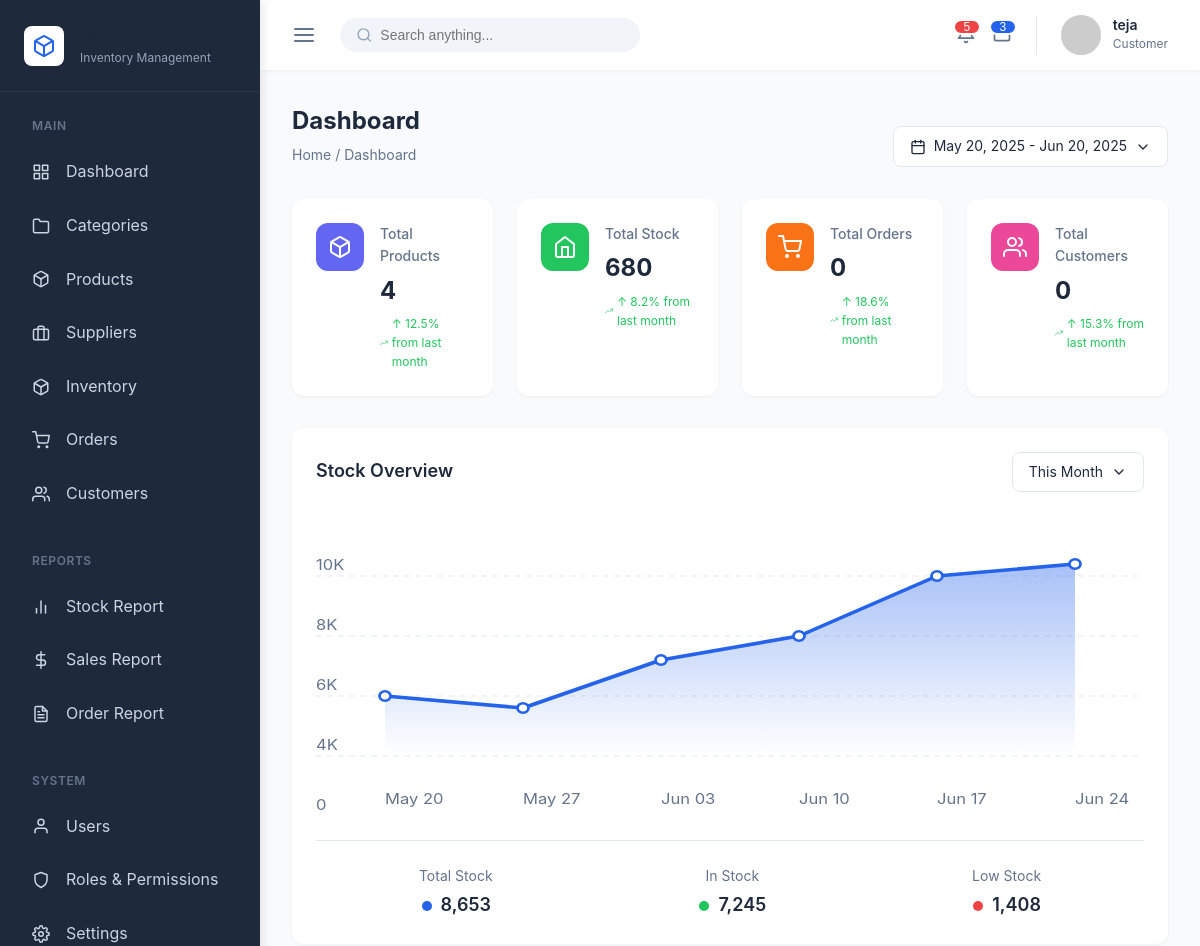
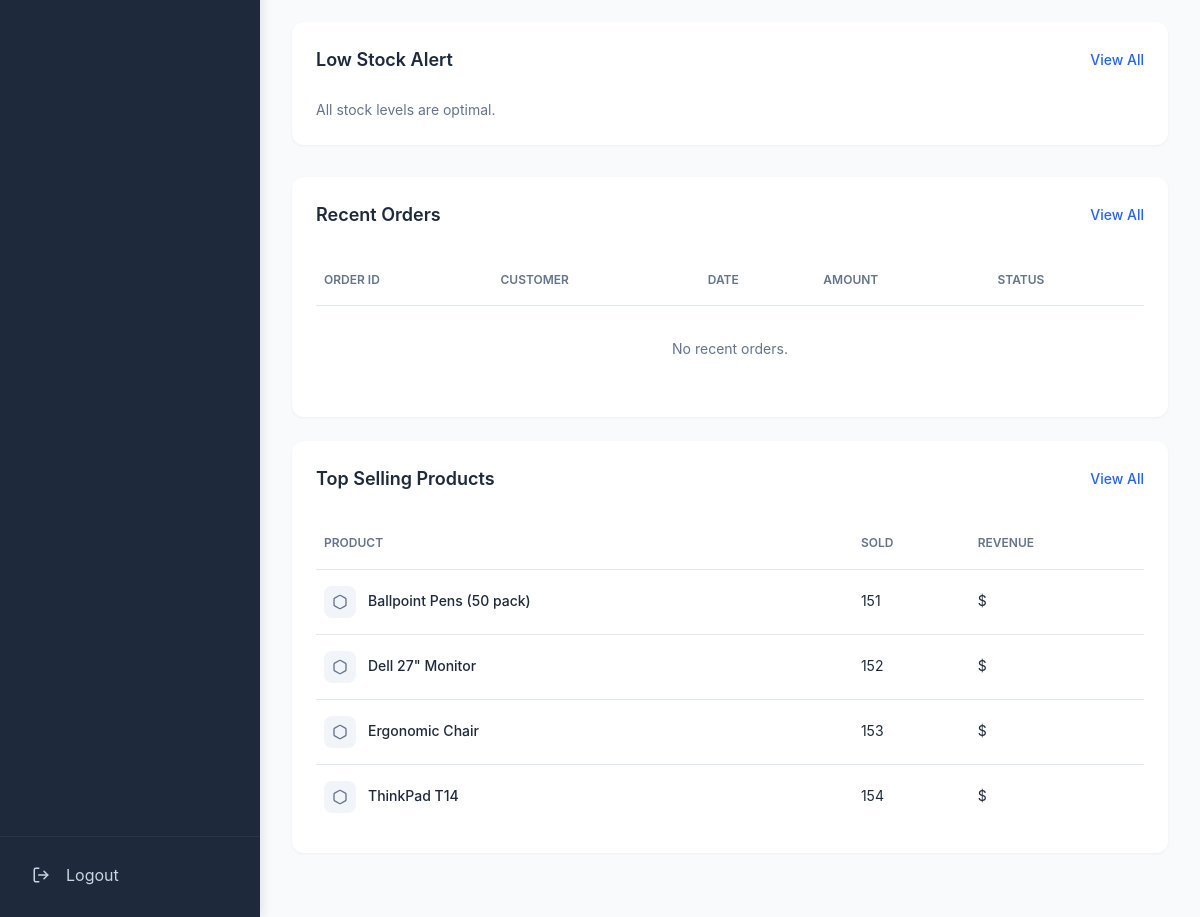
Screenshot of /inventory/ (signed in) with the database file from the repository (2 pictures, top to bottom).
### apps/accounts/models.py (models this page shows, shortened)
class User(AbstractUser):
    class Role(models.TextChoices):
        ADMIN = 'ADMIN', 'Admin'
        INVENTORY_MANAGER = 'INVENTORY_MANAGER', 'Inventory Manager'
        CUSTOMER = 'CUSTOMER', 'Customer'
    role = models.CharField(
        max_length=20,
        choices=Role.choices,
        default=Role.CUSTOMER
    )
    class Meta:
        db_table = 'auth_user'
        verbose_name = 'User'
        verbose_name_plural = 'Users'

### apps/products/models.py (models this page shows, shortened)
class Product(models.Model):
    class Status(models.TextChoices):
        ACTIVE = 'ACTIVE', 'Active'
        DRAFT = 'DRAFT', 'Draft'
        ARCHIVED = 'ARCHIVED', 'Archived'
    sku = models.CharField(max_length=50, unique=True, help_text="Stock Keeping Unit")
    name = models.CharField(max_length=200)
    description = models.TextField(blank=True)
    unit_price = models.DecimalField(max_digits=10, decimal_places=2)
    category = models.ForeignKey(Category, on_delete=models.PROTECT, related_name='products')
    supplier = models.ForeignKey(Supplier, on_delete=models.SET_NULL, null=True, blank=True, related_name='products')
    status = models.CharField(
        max_length=20,
        choices=Status.choices,
        default=Status.DRAFT
    )
    image = models.ImageField(upload_to='products/', null=True, blank=True)
    created_at = models.DateTimeField(auto_now_add=True)
    updated_at = models.DateTimeField(auto_now=True)
    class Meta:
        db_table = 'products'
        ordering = ['name']

### apps/inventory/views.py (the view)
# urls.py: path('', InventoryDashboardView.as_view(), name='ui_inventory_dashboard'),
class InventoryDashboardView(LoginRequiredMixin, ListView):
    model = Stock
    template_name = 'inventory/dashboard.html'
    context_object_name = 'stocks'
    def get_queryset(self):
        return Stock.objects.select_related('product').all()
    def get_context_data(self, **kwargs):
        context = super().get_context_data(**kwargs)
        from apps.products.models import Product
        from apps.orders.models import Order
        from apps.customers.models import Customer
        from django.db.models import Sum, F
        context['total_products'] = Product.objects.count()
        context['total_stock'] = Stock.objects.aggregate(total=Sum('quantity'))['total'] or 0
        context['total_orders'] = Order.objects.count()
        context['total_customers'] = Customer.objects.count()
        context['stock_history'] = [
            {'date': 'May 20', 'value': 5200},
            {'date': 'May 27', 'value': 5000},
            {'date': 'Jun 03', 'value': 5800},
            {'date': 'Jun 10', 'value': 6200},
            {'date': 'Jun 17', 'value': 7500},
            {'date': 'Jun 20', 'value': 8653},
        ]
        context['low_stock_items'] = Stock.objects.filter(quantity__lte=F('reorder_level')).select_related('product')[:5]
        context['recent_orders'] = Order.objects.select_related('customer').order_by('-created_at')[:5]
        context['top_products'] = Product.objects.all()[:5]
        return context

### templates/inventory/dashboard.html (shortened to what this page needs)
{% extends "base.html" %}
{% load static %}
{% block extra_css %}
<link rel="stylesheet" href="{% static 'css/dashboard.css' %}">
{% endblock %}
{% block content %}
<div class="page-header">
    <div class="page-title">
        <h1>Dashboard</h1>
        <p>Home / Dashboard</p>
    </div>
    <div class="date-picker">
        <span>May 20, 2025 - Jun 20, 2025</span>
        <svg width="16" height="16" viewBox="0 0 24 24" fill="none" stroke="currentColor" stroke-width="2" stroke-linecap="round" stroke-linejoin="round"><polyline points="6 9 12 15 18 9"></polyline></svg>
    </div>
</div>
<div class="kpi-grid">
    <div class="kpi-card">
        <div class="kpi-icon products">
        </div>
        <div class="kpi-content">
            <div class="kpi-label">Total Products</div>
            <div class="kpi-value">{{ total_products }}</div>
            <div class="kpi-trend trend-up">
                <svg width="14" height="14" viewBox="0 0 24 24" fill="none" stroke="currentColor" stroke-width="2" stroke-linecap="round" stroke-linejoin="round"><polyline points="23 6 13.5 15.5 8.5 10.5 1 18"></polyline><polyline points="17 6 23 6 23 12"></polyline></svg>
                ↑ 12.5% from last month
            </div>
        </div>
    </div>
    <div class="kpi-card">
        <div class="kpi-icon stock">
            <svg width="24" height="24" viewBox="0 0 24 24" fill="none" stroke="currentColor" stroke-width="2" stroke-linecap="round" stroke-linejoin="round"><path d="M3 9l9-7 9 7v11a2 2 0 0 1-2 2H5a2 2 0 0 1-2-2z"></path><polyline points="9 22 9 12 15 12 15 22"></polyline></svg>
        </div>
        <div class="kpi-content">
            <div class="kpi-label">Total Stock</div>
            <div class="kpi-value">{{ total_stock }}</div>
            <div class="kpi-trend trend-up">
                <svg width="14" height="14" viewBox="0 0 24 24" fill="none" stroke="currentColor" stroke-width="2" stroke-linecap="round" stroke-linejoin="round"><polyline points="23 6 13.5 15.5 8.5 10.5 1 18"></polyline><polyline points="17 6 23 6 23 12"></polyline></svg>
                ↑ 8.2% from last month
            </div>
        </div>
    </div>
    <div class="kpi-card">
        <div class="kpi-icon orders">
            <svg width="24" height="24" viewBox="0 0 24 24" fill="none" stroke="currentColor" stroke-width="2" stroke-linecap="round" stroke-linejoin="round"><circle cx="9" cy="21" r="1"></circle><circle cx="20" cy="21" r="1"></circle><path d="M1 1h4l2.68 13.39a2 2 0 0 0 2 1.61h9.72a2 2 0 0 0 2-1.61L23 6H6"></path></svg>
        </div>
        <div class="kpi-content">
            <div class="kpi-label">Total Orders</div>
            <div class="kpi-value">{{ total_orders }}</div>
            <div class="kpi-trend trend-up">
                <svg width="14" height="14" viewBox="0 0 24 24" fill="none" stroke="currentColor" stroke-width="2" stroke-linecap="round" stroke-linejoin="round"><polyline points="23 6 13.5 15.5 8.5 10.5 1 18"></polyline><polyline points="17 6 23 6 23 12"></polyline></svg>
                ↑ 18.6% from last month
            </div>
        </div>
    </div>
    <div class="kpi-card">
        <div class="kpi-icon customers">
        </div>
        <div class="kpi-content">
            <div class="kpi-label">Total Customers</div>
            <div class="kpi-value">{{ total_customers }}</div>
            <div class="kpi-trend trend-up">
                <svg width="14" height="14" viewBox="0 0 24 24" fill="none" stroke="currentColor" stroke-width="2" stroke-linecap="round" stroke-linejoin="round"><polyline points="23 6 13.5 15.5 8.5 10.5 1 18"></polyline><polyline points="17 6 23 6 23 12"></polyline></svg>
                ↑ 15.3% from last month
            </div>
        </div>
    </div>
</div>
<div class="dashboard-grid">
    <div class="dashboard-card">
        <div class="card-header">
            <h3>Stock Overview</h3>
            <div class="date-picker">
                <span>This Month</span>
                <svg width="16" height="16" viewBox="0 0 24 24" fill="none" stroke="currentColor" stroke-width="2" stroke-linecap="round" stroke-linejoin="round"><polyline points="6 9 12 15 18 9"></polyline></svg>
            </div>
        </div>
        <div class="chart-container">
            <svg class="chart-svg" viewBox="0 0 600 250" preserveAspectRatio="none">
                <text x="0" y="45" class="chart-axis-text">10K</text>
                <text x="0" y="95" class="chart-axis-text">8K</text>
                <text x="0" y="145" class="chart-axis-text">6K</text>
                <text x="0" y="195" class="chart-axis-text">4K</text>
                <text x="0" y="245" class="chart-axis-text">0</text>
                <text x="50" y="240" class="chart-axis-text">May 20</text>
                <text x="150" y="240" class="chart-axis-text">May 27</text>
                <text x="250" y="240" class="chart-axis-text">Jun 03</text>
                <text x="350" y="240" class="chart-axis-text">Jun 10</text>
                <text x="450" y="240" class="chart-axis-text">Jun 17</text>
                <text x="550" y="240" class="chart-axis-text">Jun 24</text>
            </svg>
        </div>
        <div class="chart-summary">
            <div class="summary-item">
                <div class="summary-label">Total Stock</div>
                <div class="summary-value">
                    <svg width="12" height="12" viewBox="0 0 24 24" fill="var(--primary-color)"><circle cx="12" cy="12" r="10"></circle></svg>
                    8,653
                </div>
            </div>
            <div class="summary-item">
                <div class="summary-label">In Stock</div>
                <div class="summary-value">
                    <svg width="12" height="12" viewBox="0 0 24 24" fill="var(--success-color)"><circle cx="12" cy="12" r="10"></circle></svg>
                    7,245
                </div>
            </div>
            <div class="summary-item">
                <div class="summary-label">Low Stock</div>
                <div class="summary-value">
                    <svg width="12" height="12" viewBox="0 0 24 24" fill="var(--danger-color)"><circle cx="12" cy="12" r="10"></circle></svg>
                    1,408
                </div>
            </div>
        </div>
    </div>
    <div class="dashboard-card">
        <div class="card-header">
            <h3>Low Stock Alert</h3>
            <a href="{% url 'ui_inventory_dashboard' %}" class="card-action">View All</a>
        </div>
        <div class="low-stock-list">
            {% for stock in low_stock_items %}
            <div class="low-stock-item">
                <div class="item-info">
                    <div class="item-icon">
                        <svg width="20" height="20" viewBox="0 0 24 24" fill="none" stroke="currentColor" stroke-width="2" stroke-linecap="round" stroke-linejoin="round"><path d="M21 16V8a2 2 0 0 0-1-1.73l-7-4a2 2 0 0 0-2 0l-7 4A2 2 0 0 0 3 8v8a2 2 0 0 0 1 1.73l7 4a2 2 0 0 0 2 0l7-4A2 2 0 0 0 21 16z"></path></svg>
                    </div>
                    <div class="item-details">
                        <h4>{{ stock.product.name }}</h4>
                        <p>SKU: {{ stock.product.sku }}</p>
                    </div>
                </div>
                <div class="item-stock">
                    <span class="current">Stock: {{ stock.quantity }}</span>
                    <span class="reorder">Reorder: {{ stock.reorder_level }}</span>
                </div>
            </div>
            {% empty %}
            <p style="color: var(--text-secondary); font-size: 0.875rem;">All stock levels are optimal.</p>
            {% endfor %}
        </div>
    </div>
</div>
<div class="dashboard-grid">
    <div class="dashboard-card">
        <div class="card-header">
            <h3>Recent Orders</h3>
            <a href="{% url 'ui_order_list' %}" class="card-action">View All</a>
        </div>
        <table class="dashboard-table">
            <thead>
                <tr>
                    <th>Order ID</th>
                    <th>Customer</th>
                    <th>Date</th>
                    <th>Amount</th>
                    <th>Status</th>
                </tr>
            </thead>
            <tbody>
                {% for order in recent_orders %}
                <tr>
                    <td>#ORD-{{ order.id|stringformat:"04d" }}</td>
                    <td>{{ order.customer.name }}</td>
                    <td>{{ order.created_at|date:"M d, Y" }}</td>
                    <td>${{ order.total_amount|floatformat:2 }}</td>
                    <td>
                        <span class="status-badge status-{{ order.status|lower }}">
                            {{ order.status|title }}
                        </span>
                    </td>
                </tr>
                {% empty %}
                <tr>
                    <td colspan="5" style="text-align: center; color: var(--text-secondary); padding: 2rem;">No recent orders.</td>
                </tr>
                {% endfor %}
            </tbody>
        </table>
    </div>
    <div class="dashboard-card">
        <div class="card-header">
            <h3>Top Selling Products</h3>
            <a href="{% url 'ui_product_list' %}" class="card-action">View All</a>
        </div>
        <table class="dashboard-table">
            <thead>
                <tr>
                    <th>Product</th>
                    <th>Sold</th>
                    <th>Revenue</th>
                </tr>
            </thead>
            <tbody>
                {% for product in top_products|slice:":4" %}
                <tr>
                    <td>
                        <div class="item-info" style="gap: 0.75rem;">
                            <div class="item-icon" style="width: 32px; height: 32px; font-size: 10px;">
                                <svg width="16" height="16" viewBox="0 0 24 24" fill="none" stroke="currentColor" stroke-width="2" stroke-linecap="round" stroke-linejoin="round"><path d="M21 16V8a2 2 0 0 0-1-1.73l-7-4a2 2 0 0 0-2 0l-7 4A2 2 0 0 0 3 8v8a2 2 0 0 0 1 1.73l7 4a2 2 0 0 0 2 0l7-4A2 2 0 0 0 21 16z"></path></svg>
                            </div>
                            <span style="font-weight: 500;">{{ product.name }}</span>
                        </div>
                    </td>
                    <td>{{ forloop.counter|add:150 }}</td>
                    <td>${{ product.price|floatformat:2 }}</td>
                </tr>
                {% empty %}
                <tr>
                    <td colspan="3" style="text-align: center; color: var(--text-secondary); padding: 2rem;">No products sold yet.</td>
                </tr>
                {% endfor %}
            </tbody>
        </table>
    </div>
</div>
{% endblock %}

### templates/includes/topbar.html (shortened to what this page needs)
<header class="topbar">
    <div class="topbar-left">
        <button class="menu-toggle">
            <svg width="24" height="24" viewBox="0 0 24 24" fill="none" stroke="currentColor" stroke-width="2" stroke-linecap="round" stroke-linejoin="round"><line x1="3" y1="12" x2="21" y2="12"></line><line x1="3" y1="6" x2="21" y2="6"></line><line x1="3" y1="18" x2="21" y2="18"></line></svg>
        </button>
        <form class="search-bar" action="#" method="GET">
            <svg width="18" height="18" viewBox="0 0 24 24" fill="none" stroke="#94a3b8" stroke-width="2" stroke-linecap="round" stroke-linejoin="round"><circle cx="11" cy="11" r="8"></circle><line x1="21" y1="21" x2="16.65" y2="16.65"></line></svg>
            <input type="text" name="q" placeholder="Search anything...">
        </form>
    </div>
    <div class="topbar-right">
        <div class="topbar-actions">
            <button class="action-btn">
                <span class="badge">5</span>
            </button>
            <button class="action-btn">
                <span class="badge" style="background-color: var(--primary-color);">3</span>
            </button>
        </div>
        <div class="user-profile">
            <img src="https://ui-avatars.com/api/?name={{ user.first_name|default:user.username }}&background=2563eb&color=fff" alt="User Avatar" class="avatar">
            <div class="user-info">
                <span class="user-name">{{ user.first_name|default:user.username }}</span>
                <span class="user-role">{{ user.get_role_display|default:"Administrator" }}</span>
            </div>
        </div>
    </div>
</header>

### rows the page displays
Product: name "Ballpoint Pens (50 pack)"
Product: name "Dell 27\" Monitor"
Product: name "Ergonomic Chair"
Product: name "ThinkPad T14"

### other values shown
{{ user.first_name|default:user.username }} "teja"
{{ user.get_role_display|default:"Administrator" }} "Customer"
{{ total_products }} "4"
{{ total_stock }} "680"
{{ total_orders }} "0"
{{ total_customers }} "0"
